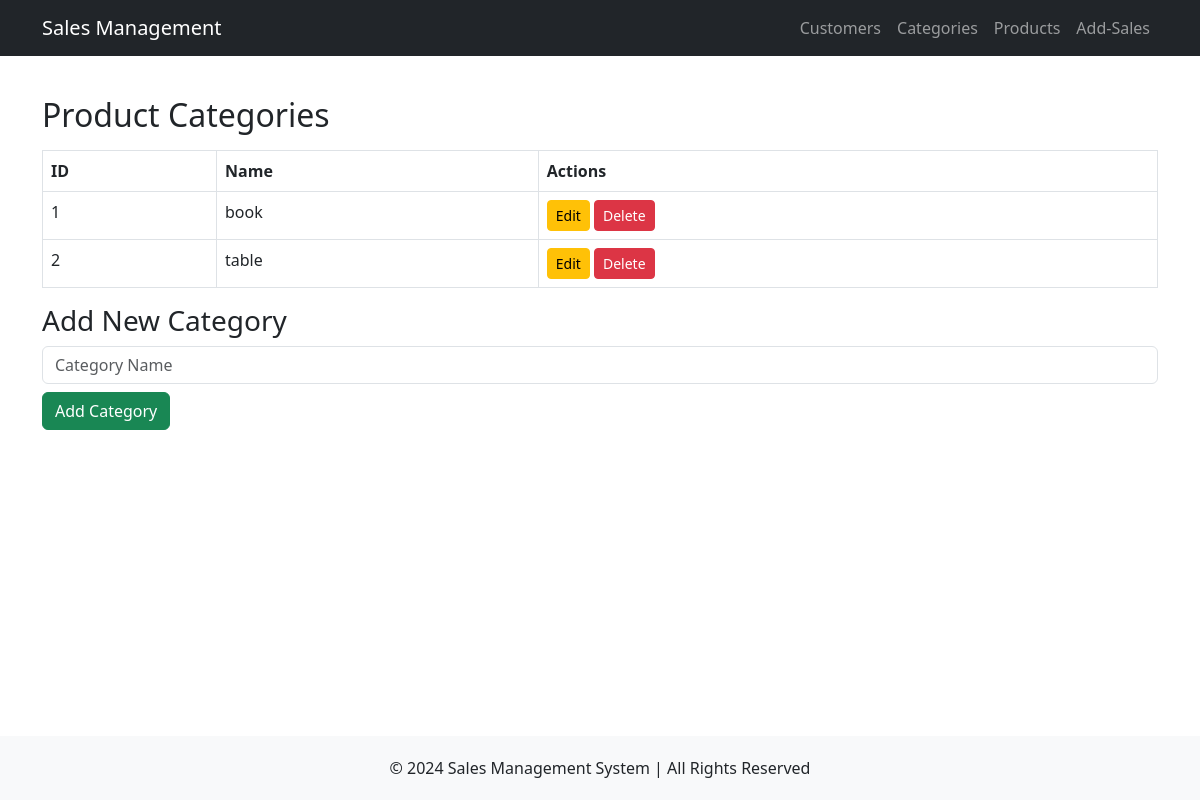
Page /categories on the earlier database version.
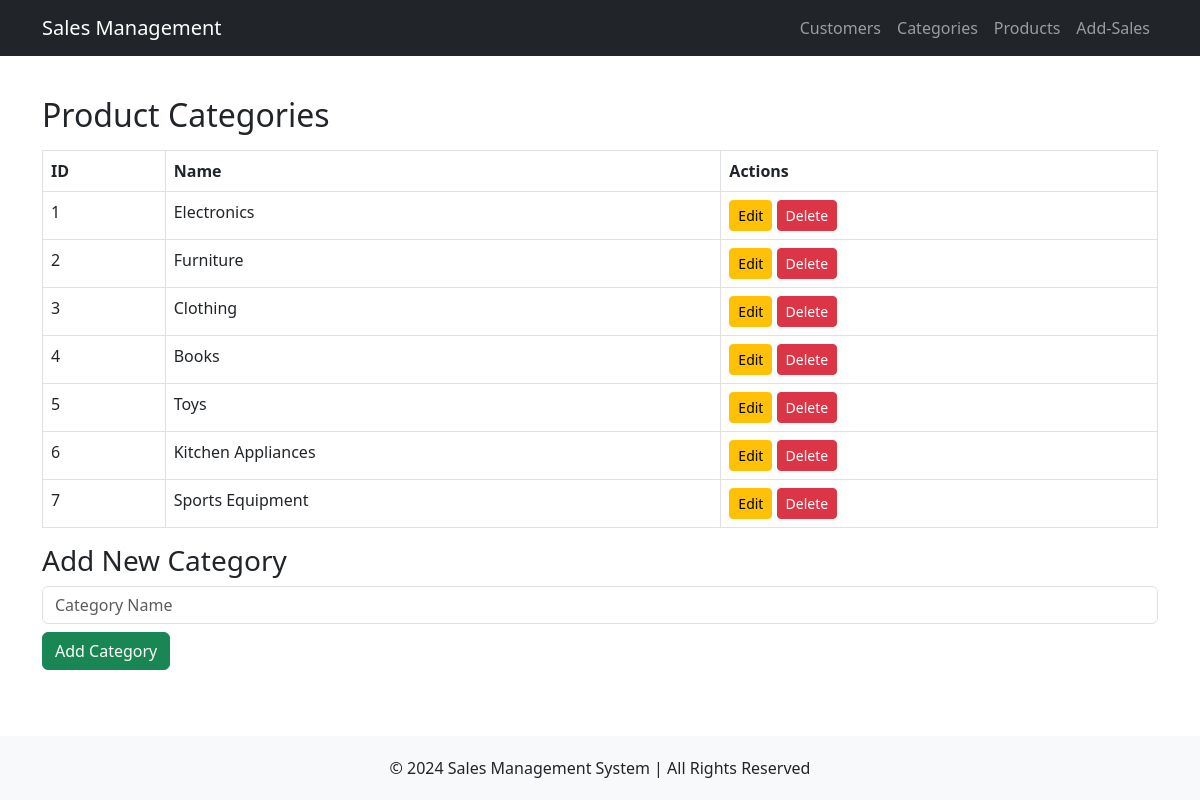
Same page on the later database version.
### tables this page shows
CREATE TABLE Product_categories (
    proc_id INTEGER PRIMARY KEY AUTOINCREMENT,
    name TEXT NOT NULL UNIQUE
);

### routes/product_categories.py (the view)
@category_bp.route('/categories')
def categories():
    try:
        conn = get_db_connection()
        categories = conn.execute('SELECT * FROM Product_categories').fetchall()
        conn.close()
        return render_template('categories.html', categories=categories)
    except Exception as e:
        flash(f"Error: {str(e)}", 'danger')
        return render_template('categories.html', categories=[])

### routes/product_categories.py (called while the page is built)
def get_db_connection():
    conn = sqlite3.connect(DATABASE)
    conn.row_factory = sqlite3.Row
    return conn

### templates/categories.html
{% extends 'base.html' %}
{% block content %}
    <h2>Product Categories</h2>
    <table class='table table-bordered mt-3'>
        <thead>
            <tr>
                <th>ID</th>
                <th>Name</th>
                <th>Actions</th>
            </tr>
        </thead>
        <tbody>
            {% for category in categories %}
            <tr>
                <td>{{ category['proc_id'] }}</td>
                <td>{{ category['name'] }}</td>
                <td>
                    <a href='/edit_category/{{ category["proc_id"] }}' class='btn btn-warning btn-sm'>Edit</a>
                    <a href='/delete_category/{{ category["proc_id"] }}' class='btn btn-danger btn-sm'>Delete</a>
                </td>
            </tr>
            {% endfor %}
        </tbody>
    </table>
    <h3>Add New Category</h3>
    <form action='/add_category' method='post'>
        <input type='text' name='name' placeholder='Category Name' required class='form-control mb-2'>
        <button type='submit' class='btn btn-success'>Add Category</button>
    </form>
{% endblock %}

### templates/base.html (shortened to what this page needs)
<!DOCTYPE html>
<html lang="en">
<head>
    <link href="https://cdn.jsdelivr.net/npm/bootstrap@5.3.0/dist/css/bootstrap.min.css" rel="stylesheet">
</head>
<body>
    <nav class="navbar navbar-expand-lg navbar-dark bg-dark">
        <div class="container">
            <a class="navbar-brand" href="/">Sales Management</a>
            <div class="collapse navbar-collapse" id="navbarNav">
                <ul class="navbar-nav ms-auto">
                    <li class="nav-item"><a class="nav-link" href="/customers">Customers</a></li>
                    <li class="nav-item"><a class="nav-link" href="/categories">Categories</a></li>
                    <li class="nav-item"><a class="nav-link" href="/products">Products</a></li>
                    <li class="nav-item"><a class="nav-link" href="/add_sales_transaction">Add-Sales</a></li>
                </ul>
            </div>
        </div>
    </nav>
    <div class="container content mt-4">
        {% block content %} {% endblock %}
    </div>
    <footer class="footer mt-5">
        <div class="container">
            <p class="mb-0">© 2024 Sales Management System | All Rights Reserved</p>
        </div>
    </footer>
</body>
</html>

### templates/base.html (style rules this page uses)
body { display: flex; flex-direction: column; min-height: 100vh; }
.content { flex: 1; }
.footer { background: #f8f9fa; padding: 20px 0; text-align: center; margin-top: auto; }

Differences in the rows shown:
changed Product_categories id 1: name "book" → "Electronics"
changed Product_categories id 2: name "table" → "Furniture"
added Product_categories: proc_id "3", name "Clothing"
added Product_categories: proc_id "4", name "Books"
added Product_categories: proc_id "5", name "Toys"
added Product_categories: proc_id "6", name "Kitchen Appliances"
added Product_categories: proc_id "7", name "Sports Equipment"
